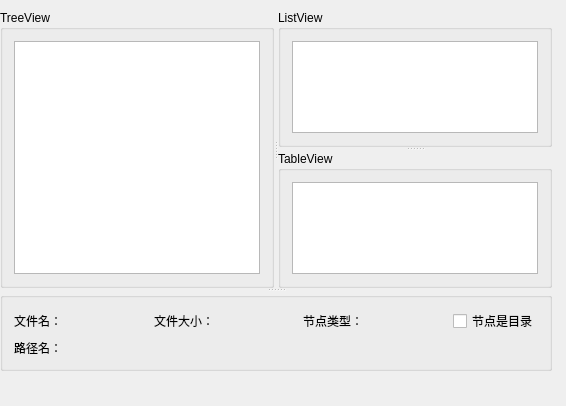
<?xml version="1.0" encoding="UTF-8"?>
<ui version="4.0">
 <class>MainWindow</class>
 <widget class="QMainWindow" name="MainWindow">
  <property name="geometry">
   <rect>
    <x>0</x>
    <y>0</y>
    <width>566</width>
    <height>406</height>
   </rect>
  </property>
  <property name="windowTitle">
   <string>QFileSystemModel和视图组件QTreeView的结合使用</string>
  </property>
  <widget class="QWidget" name="centralWidget">
   <widget class="QSplitter" name="splitter_3">
    <property name="geometry">
     <rect>
      <x>0</x>
      <y>10</y>
      <width>552</width>
      <height>361</height>
     </rect>
    </property>
    <property name="orientation">
     <enum>Qt::Vertical</enum>
    </property>
    <widget class="QSplitter" name="splitter_2">
     <property name="orientation">
      <enum>Qt::Horizontal</enum>
     </property>
     <widget class="QGroupBox" name="groupBox">
      <property name="title">
       <string>TreeView</string>
      </property>
      <layout class="QHBoxLayout" name="horizontalLayout">
       <item>
        <widget class="QTreeView" name="treeView"/>
       </item>
      </layout>
     </widget>
     <widget class="QSplitter" name="splitter">
      <property name="orientation">
       <enum>Qt::Vertical</enum>
      </property>
      <widget class="QGroupBox" name="groupBox_2">
       <property name="title">
        <string>ListView</string>
       </property>
       <layout class="QHBoxLayout" name="horizontalLayout_3">
        <item>
         <widget class="QListView" name="listView"/>
        </item>
       </layout>
      </widget>
      <widget class="QGroupBox" name="groupBox_3">
       <property name="title">
        <string>TableView</string>
       </property>
       <layout class="QHBoxLayout" name="horizontalLayout_2">
        <item>
         <widget class="QTableView" name="tableView"/>
        </item>
       </layout>
      </widget>
     </widget>
    </widget>
    <widget class="QGroupBox" name="groupBox_4">
     <property name="title">
      <string/>
     </property>
     <layout class="QGridLayout" name="gridLayout">
      <item row="0" column="0">
       <widget class="QLabel" name="labFileName">
        <property name="minimumSize">
         <size>
          <width>0</width>
          <height>0</height>
         </size>
        </property>
        <property name="maximumSize">
         <size>
          <width>50</width>
          <height>16777215</height>
         </size>
        </property>
        <property name="text">
         <string>文件名：</string>
        </property>
       </widget>
      </item>
      <item row="0" column="2">
       <widget class="QLabel" name="labFileSize">
        <property name="maximumSize">
         <size>
          <width>60</width>
          <height>16777215</height>
         </size>
        </property>
        <property name="text">
         <string>文件大小：</string>
        </property>
       </widget>
      </item>
      <item row="0" column="6">
       <widget class="QCheckBox" name="chkIsDir">
        <property name="text">
         <string>节点是目录</string>
        </property>
       </widget>
      </item>
      <item row="0" column="4">
       <widget class="QLabel" name="labType">
        <property name="maximumSize">
         <size>
          <width>60</width>
          <height>16777215</height>
         </size>
        </property>
        <property name="text">
         <string>节点类型：</string>
        </property>
       </widget>
      </item>
      <item row="0" column="1">
       <widget class="QLabel" name="LabFileName">
        <property name="text">
         <string/>
        </property>
       </widget>
      </item>
      <item row="0" column="3">
       <widget class="QLabel" name="LabFileSize">
        <property name="text">
         <string/>
        </property>
       </widget>
      </item>
      <item row="0" column="5">
       <widget class="QLabel" name="LabType">
        <property name="text">
         <string/>
        </property>
       </widget>
      </item>
      <item row="1" column="0">
       <widget class="QLabel" name="labPath">
        <property name="maximumSize">
         <size>
          <width>50</width>
          <height>16777215</height>
         </size>
        </property>
        <property name="text">
         <string>路径名：</string>
        </property>
       </widget>
      </item>
      <item row="1" column="1" colspan="6">
       <widget class="QLabel" name="LabPath">
        <property name="text">
         <string/>
        </property>
       </widget>
      </item>
     </layout>
    </widget>
   </widget>
  </widget>
  <widget class="QMenuBar" name="menuBar">
   <property name="geometry">
    <rect>
     <x>0</x>
     <y>0</y>
     <width>566</width>
     <height>23</height>
    </rect>
   </property>
  </widget>
 </widget>
 <layoutdefault spacing="6" margin="11"/>
 <resources/>
 <connections/>
</ui>
